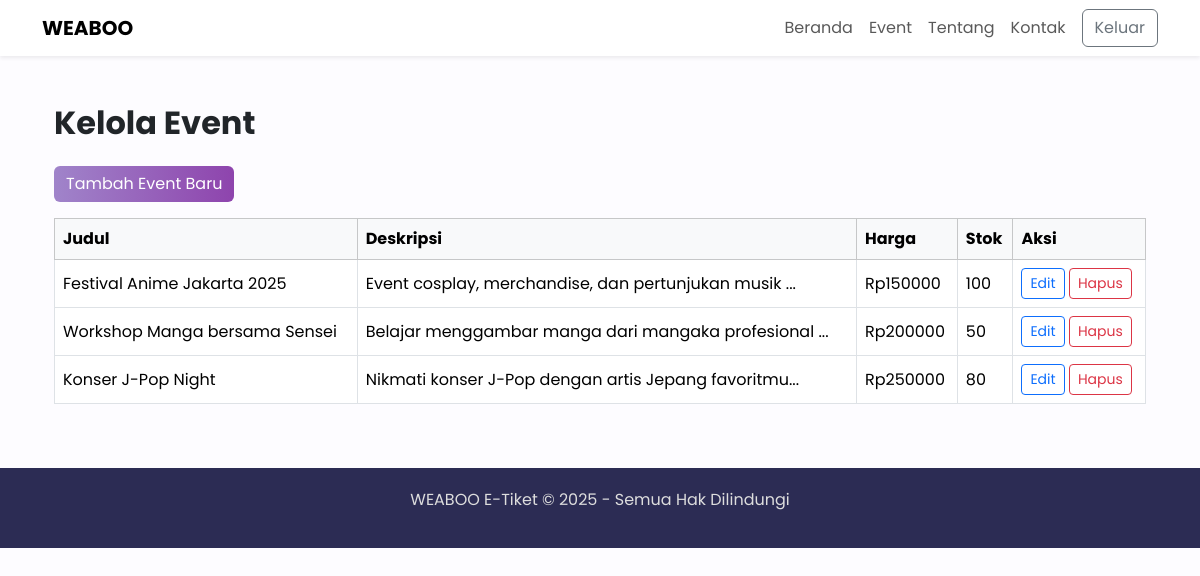
Screenshot of /admin/events (signed in) with the database file from the repository.
### app.py (models this page shows)
class Event(db.Model):
    id = db.Column(db.Integer, primary_key=True)
    title = db.Column(db.String(100), nullable=False)
    description = db.Column(db.Text, nullable=False)
    price = db.Column(db.Integer, nullable=False)
    stock = db.Column(db.Integer, nullable=False)

### app.py (the view)
@app.route('/admin/events')
@admin_required
def admin_events():
    events = Event.query.all()
    return render_template('admin_events.html', events=events)

### app.py (called while the page is built)
@login_manager.user_loader
def load_user(user_id):
    return db.session.get(User, int(user_id))

def admin_required(f):
    @wraps(f)
    def decorated_function(*args, **kwargs):
        if not current_user.is_authenticated or not current_user.is_admin:
            flash("Anda tidak memiliki izin untuk mengakses halaman ini.", "danger")
            return redirect(url_for("login"))
        return f(*args, **kwargs)
    return decorated_function

### templates/admin_events.html (shortened to what this page needs)
{% extends "base.html" %}
{% block content %}
<div class="container mt-5">
    <h2 class="fw-bold mb-4">Kelola Event</h2>
    <a href="{{ url_for('add_event') }}" class="btn btn-gradient mb-3">Tambah Event Baru</a>
    <div class="table-responsive">
        <table class="table table-bordered align-middle">
            <thead class="table-light">
                <tr>
                    <th>Judul</th>
                    <th>Deskripsi</th>
                    <th>Harga</th>
                    <th>Stok</th>
                    <th>Aksi</th>
                </tr>
            </thead>
            <tbody>
                {% for event in events %}
                <tr>
                    <td>{{ event.title }}</td>
                    <td>{{ event.description[:50] }}...</td>
                    <td>Rp{{ event.price }}</td>
                    <td>{{ event.stock }}</td>
                    <td>
                        <a href="{{ url_for('edit_event', event_id=event.id) }}" class="btn btn-sm btn-outline-primary">Edit</a>
                        <form action="{{ url_for('delete_event', event_id=event.id) }}" method="POST" class="d-inline">
                            <button type="submit" class="btn btn-sm btn-outline-danger" onclick="return confirm('Yakin ingin menghapus event ini?')">Hapus</button>
                        </form>
                    </td>
                </tr>
                {% endfor %}
            </tbody>
        </table>
    </div>
</div>
{% endblock %}

### templates/base.html (style rules this page uses)
body { font-family: 'Poppins', sans-serif; background: #fdfcff; }
.btn-gradient { background: linear-gradient(90deg, #a084ca, #8e44ad); color: white; border: none; }

### rows the page displays
Event: title "Festival Anime Jakarta 2025", description "Event cosplay, merchandise, dan pertunjukan musik", price "150000", stock "100"
Event: title "Workshop Manga bersama Sensei", description "Belajar menggambar manga dari mangaka profesional", price "200000", stock "50"
Event: title "Konser J-Pop Night", description "Nikmati konser J-Pop dengan artis Jepang favoritmu", price "250000", stock "80"
